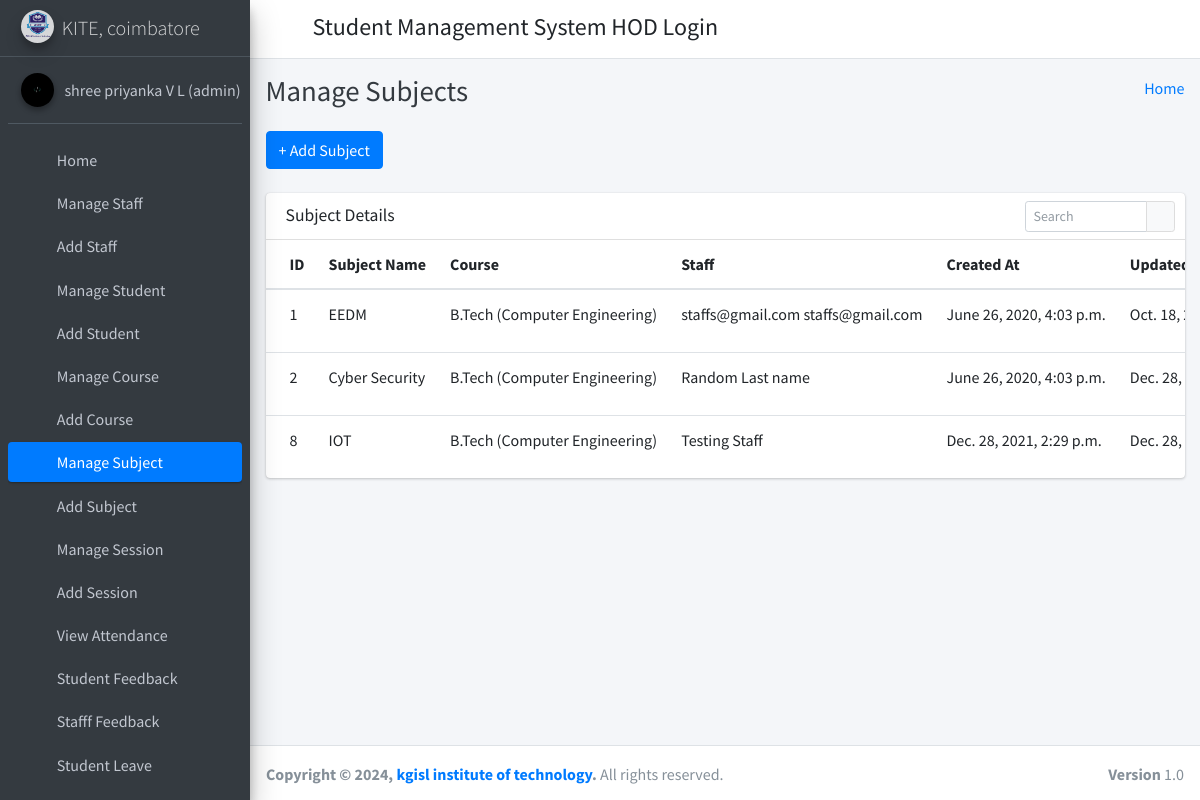
Screenshot of /manage_subject/ (signed in) with the database file from the repository.
### student_management_app/models.py (models this page shows)
class CustomUser(AbstractUser):
    user_type_data = ((1, "HOD"), (2, "Staff"), (3, "Student"))
    user_type = models.CharField(default=1, choices=user_type_data, max_length=10)

class Subjects(models.Model):
    id =models.AutoField(primary_key=True)
    subject_name = models.CharField(max_length=255)
    course_id = models.ForeignKey(Courses, on_delete=models.CASCADE, default=1) #need to give defauult course
    staff_id = models.ForeignKey(CustomUser, on_delete=models.CASCADE)
    created_at = models.DateTimeField(auto_now_add=True)
    updated_at = models.DateTimeField(auto_now=True)
    objects = models.Manager()

class Courses(models.Model):
    id = models.AutoField(primary_key=True)
    course_name = models.CharField(max_length=255)
    created_at = models.DateTimeField(auto_now_add=True)
    updated_at = models.DateTimeField(auto_now=True)
    objects = models.Manager()

### student_management_app/HodViews.py (the view)
# urls.py: path('manage_subject/', HodViews.manage_subject, name="manage_subject"),
def manage_subject(request):
    subjects = Subjects.objects.all()
    context = {
        "subjects": subjects
    }
    return render(request, 'hod_template/manage_subject_template.html', context)

### student_management_app/LoginCheckMiddleWare.py (called while the page is built, shortened)
    def process_view(self, request, view_func, view_args, view_kwargs):
        modulename = view_func.__module__
        user = request.user
        if user.is_authenticated:
            if user.user_type == "1":
                if modulename == "student_management_app.HodViews":
                    pass
                elif modulename == "student_management_app.views" or modulename == "django.views.static":
                    pass
                else:
                    return redirect("admin_home")
            else:
                return redirect("login")
        else:
            if request.path == reverse("login") or request.path == reverse("doLogin"):
                pass
            else:
                return redirect("login")

### student_management_app/templates/hod_template/manage_subject_template.html (shortened to what this page needs)
{% extends 'hod_template/base_template.html' %}
{% block page_title %}
    Manage Subjects
{% endblock page_title %}
{% block main_content %}
{% load static %}
<section class="content">
        <div class="container-fluid">
            <a class="btn btn-primary" href="{% url 'add_subject' %}" role="button">+ Add Subject</a> <br/>&nbsp;
            <div class="row">
                <div class="col-md-12">
                    <div class="card">
                        <div class="card-header">
                            <h3 class="card-title">Subject Details</h3>
                            <div class="card-tools">
                            <div class="input-group input-group-sm" style="width: 150px;">
                                <input type="text" name="table_search" class="form-control float-right" placeholder="Search">
                                <div class="input-group-append">
                                <button type="submit" class="btn btn-default"><i class="fas fa-search"></i></button>
                                </div>
                            </div>
                            </div>
                        </div>
                        <div class="card-body table-responsive p-0">
                            <table class="table table-hover text-nowrap">
                            <thead>
                                <tr>
                                <th>ID</th>
                                <th>Subject Name</th>
                                <th>Course</th>
                                <th>Staff</th>
                                <th>Created At</th>
                                <th>Updated At</th>
                                </tr>
                            </thead>
                            <tbody>
                                {% for subject in subjects %}
                                <tr>
                                <td>{{ subject.id }}</td>
                                <td>{{ subject.subject_name }}</td>
                                <td>{{ subject.course_id.course_name }}</td>
                                <td>{{ subject.staff_id.first_name }} {{ subject.staff_id.last_name }}</td>
                                <td>{{ subject.created_at }}</td>
                                <td>{{ subject.updated_at }}</td>
                                </tr>
                                {% endfor %}
                            </tbody>
                            </table>
                        </div>
                        </div>
                </div>
            </div>
        </div>
      </section>
  {% endblock main_content %}

### student_management_app/templates/hod_template/sidebar_template.html (shortened to what this page needs)
{% load static %}
<aside class="main-sidebar sidebar-dark-primary elevation-4">
      <a href="{% url 'admin_home' %}" class="brand-link">
        <img src="{% static 'dist/img/AdminLTELogo.png' %}" alt="AdminLTE Logo" class="brand-image img-circle elevation-3"
            style="opacity: .8">
        <span class="brand-text font-weight-light">KITE, coimbatore</span>
      </a>
      <div class="sidebar">
        <div class="user-panel mt-3 pb-3 mb-3 d-flex">
          <div class="image">
            <img src="{% static 'dist/img/user2-160x160.jpg' %}" class="img-circle elevation-2" alt="User Image">
          </div>
          <div class="info">
            <a href="{% url 'admin_profile' %}" class="d-block">{{ user.first_name }} {{ user.last_name }}</a>
          </div>
        </div>
        <nav class="mt-2">
          <ul class="nav nav-pills nav-sidebar flex-column" data-widget="treeview" role="menu" data-accordion="false">
            <li class="nav-item">
              {% url 'admin_home' as admin_home %}
              <a href="{{ admin_home }}" class="nav-link {% if request.path == admin_home %} active {% endif %}">
                <i class="nav-icon fas fa-tachometer-alt"></i>
                <p>
                  Home
                </p>
              </a>
            </li>
            <li class="nav-item">
              {% url 'manage_staff' as manage_staff %}
              {% url 'edit_staff' staff_id=id as edit_staff %}
              <a href="{{ manage_staff }}" class="nav-link {% if request.path == manage_staff %} active {% endif %} {% if request.path == edit_staff %} active {% endif %}">
                <i class="nav-icon fas fa-chalkboard-teacher"></i>
                <p>
                  Manage Staff
                </p>
              </a>
            </li>
            <li class="nav-item">
              {% url 'add_staff' as add_staff %}
              <a href="{{ add_staff }}" class="nav-link {% if request.path == add_staff %} active {% endif %}">
                <i class="nav-icon fas fa-th"></i>
                <p>
                  Add Staff
                </p>
              </a>
            </li>
            <li class="nav-item">
              {% url 'manage_student' as manage_student %}
              {% url 'edit_student' student_id=id as edit_student %}
              <a href="{{ manage_student }}" class="nav-link {% if request.path == manage_student %} active {% endif %} {% if request.path == edit_student %} active {% endif %}">
                <i class="nav-icon fas fa-user-graduate"></i>
                <p>
                  Manage Student
                </p>
              </a>
            </li>
            <li class="nav-item">
              {% url 'add_student' as add_student %}
              <a href="{{ add_student }}" class="nav-link {% if request.path == add_student %} active {% endif %}">
                <i class="nav-icon fas fa-th"></i>
                <p>
                  Add Student
                </p>
              </a>
            </li>
            <li class="nav-item">
              {% url 'manage_course' as manage_course %}
              {% url 'edit_course' course_id=id as edit_course %}
              <a href="{{ manage_course }}" class="nav-link {% if request.path == manage_course %} active {% endif %} {% if request.path == edit_course %} active {% endif %}">
                <i class="nav-icon fas fa-chalkboard"></i>
                <p>
                  Manage Course
                </p>
              </a>
            </li>
            <li class="nav-item">
            {% url 'add_course' as add_course %}
              <a href="{{ add_course }}" class="nav-link {% if request.path == add_course %} active {% endif %}">
                <i class="nav-icon fas fa-th"></i>
                <p>
                  Add Course
                </p>
              </a>
            </li>
            <li class="nav-item">
              {% url 'manage_subject' as manage_subject %}
              {% url 'edit_subject' subject_id=id as edit_subject %}
              <a href="{{ manage_subject }}" class="nav-link {% if request.path == manage_subject %} active {% endif %} {% if request.path == edit_subject %} active {% endif %}">
                <i class="nav-icon fas fa-book"></i>
                <p>
                  Manage Subject
                </p>
              </a>
            </li>
            <li class="nav-item">
              {% url 'add_subject' as add_subject %}
              <a href="{{ add_subject }}" class="nav-link {% if request.path == add_subject %} active {% endif %}">
                <i class="nav-icon fas fa-th"></i>
                <p>
                  Add Subject
                </p>
              </a>
            </li>
            <li class="nav-item">
              {% url 'manage_session' as manage_session %}
              {% url 'edit_session' session_id=id as edit_session %}
              <a href="{{ manage_session }}" class="nav-link {% if request.path == manage_session %} active {% endif %} {% if request.path == edit_session %} active {% endif %}">
                <i class="nav-icon fas fa-graduation-cap"></i>
                <p>
                  Manage Session
                </p>
              </a>
            </li>
            <li class="nav-item">
              {% url 'add_session' as add_session %}
              <a href="{{ add_session }}" class="nav-link {% if request.path == add_session %} active {% endif %}">
                <i class="nav-icon fas fa-th"></i>
                <p>
                  Add Session
                </p>
              </a>
            </li>
            <li class="nav-item">
              {% url 'admin_view_attendance' as admin_view_attendance %}
              <a href="{{ admin_view_attendance }}" class="nav-link {% if request.path == admin_view_attendance %} active {% endif %}">
                <i class="nav-icon fas fa-calendar-alt"></i>
                <p>
                  View Attendance
                </p>
              </a>
            </li>
            <li class="nav-item">
              {% url 'student_feedback_message' as student_feedback_message %}
              <a href="{{ student_feedback_message }}" class="nav-link {% if request.path == student_feedback_message %} active {% endif %}">
                <i class="nav-icon fas fa-th"></i>
                <p>
                  Student Feedback
                </p>
              </a>
            </li>
            <li class="nav-item">
              {% url 'staff_feedback_message' as staff_feedback_message %}
              <a href="{{ staff_feedback_message }}" class="nav-link {% if request.path == staff_feedback_message %} active {% endif %}">
                <i class="nav-icon fas fa-th"></i>
                <p>
                  Stafff Feedback
                </p>
              </a>
            </li>
            <li class="nav-item">
              {% url 'student_leave_view' as student_leave_view %}
              <a href="{{ student_leave_view }}" class="nav-link {% if request.path == student_leave_view %} active {% endif %}">
                <i class="nav-icon fas fa-th"></i>
                <p>
                  Student Leave
                </p>
              </a>
            </li>
            <li class="nav-item">
              {% url 'staff_leave_view' as staff_leave_view %}
              <a href="{{ staff_leave_view }}" class="nav-link {% if request.path == staff_leave_view %} active {% endif %}">
                <p>
                </p>
              </a>
            </li>
          </ul>
        </nav>
      </div>
    </aside>

### rows the page displays
CustomUser: first_name "shree priyanka", last_name "V L (admin)"
Subjects: id "1", subject_name "EEDM", course_id.course_name "B.Tech (Computer Engineering)", staff_id.first_name "staffs@gmail.com", staff_id.last_name "staffs@gmail.com", created_at "June 26, 2020, 4:03 p.m.", updated_at "Oct. 18,…"
Subjects: id "2", subject_name "Cyber Security", course_id.course_name "B.Tech (Computer Engineering)", staff_id.first_name "Random", staff_id.last_name "Last name", created_at "June 26, 2020, 4:03 p.m.", updated_at "Dec. 28,…"
Subjects: id "8", subject_name "IOT", course_id.course_name "B.Tech (Computer Engineering)", staff_id.first_name "Testing", staff_id.last_name "Staff", created_at "Dec. 28, 2021, 2:29 p.m.", updated_at "Dec. 28,…"
